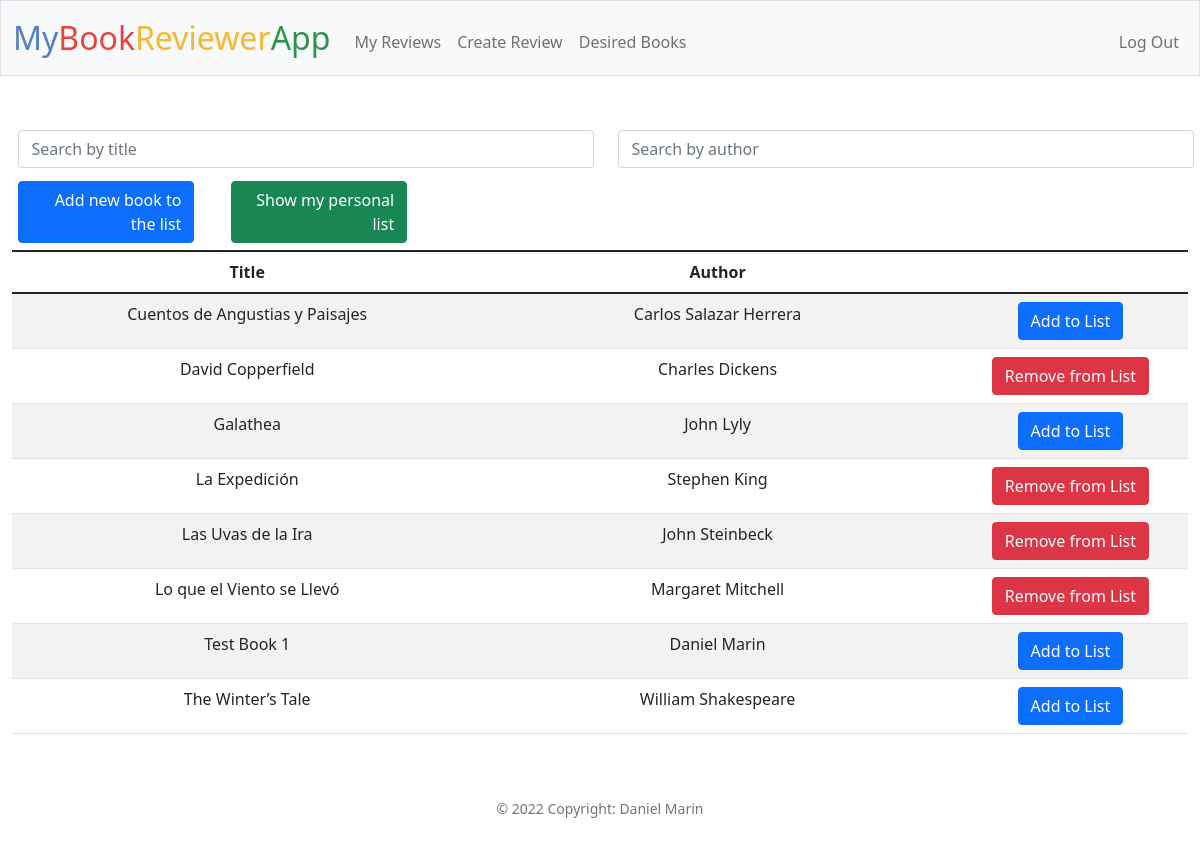
The app's page /desired-books (signed in) with its own data.
### tables this page shows
CREATE TABLE desired_books(
    id INTEGER,
    title TEXT NOT NULL,
    author TEXT NOT NULL,
    PRIMARY KEY(id)
);

### app.py (the view)
@app.route("/desired-books")
@login_required
def desired_books_index():
    books = db.execute("SELECT * FROM desired_books ORDER BY title COLLATE NOCASE ASC;")
    desired_books_users = db.execute("SELECT * FROM desired_books_users WHERE user_id = ?", session["user_id"] )
    return render_template("desired-books.html", books=books, desired_books_users=desired_books_users, personal_list=False)

### app.py (called while the page is built)
@app.after_request
def after_request(response):
    response.headers["Cache-Control"] = "no-cache, no-store, must-revalidate"
    response.headers["Expires"] = 0
    response.headers["Pragma"] = "no-cache"
    return response

### helpers.py (called while the page is built)
def login_required(f):
    @wraps(f)
    def decorated_function(*args, **kwargs):
        if session.get("user_id") is None:
            return redirect("/login")
        return f(*args, **kwargs)
    return decorated_function

### templates/desired-books.html (shortened to what this page needs)
{% extends "layout.html" %}
{% block main %}
    <div class="row">
        <div class="form-group col-6">
            <input autocomplete="off" autofocus class="form-control" id="searchTitle" name="searchTitle" onkeyup="searchTitle()" placeholder="Search by title" type="text">
        </div>
        <div class="form-group col-6">
            <input autocomplete="off" autofocus class="form-control" id="searchAuthor" name="searchAuthor" onkeyup="searchAuthor()" placeholder="Search by author" type="text">
        </div>
    </div>
    <div class="row">
        <div class="form-group col-2" style="margin: 0.4rem">
            <a href="/create-desired-book" class="btn btn-primary" style="text-align: right;">Add new book to the list</a>
        </div>
        <div class="form-group col-2" style="margin: 0.4rem">
            {% if personal_list == False %}
                <a href="/only-my-list" class="btn btn-success" style="text-align: right;">Show my personal list</a>
            {% else %}
                <a href="/desired-books" class="btn btn-warning" style="text-align: right;">Show general list</a>
            {% endif %}
        </div>
    </div>
    <table class="table table-striped" id="books_table">
        <col style="width:40%">
	    <col style="width:40%">
        <col style="width:20%">
        <thead>
            <tr>
                <th>Title</th>
                <th>Author</th>
                <th></th>
            </tr>
        </thead>
        <tbody>
            {% for book in books %}
                <tr>
                    <td>{{ book.title }}</td>
                    <td>{{ book.author }}</td>
                    {% if personal_list == False %}
                        {% set added = [] %}
                        {% if added|length == 0 %}
                            <td><a href="/add-to-list?id={{ book.id }}"><btn class="btn btn-primary" value="Add to List">Add to List</btn></a></td>
                        {% else %}
                            <td><a href="/remove-from-list?id={{ book.id }}"><btn class="btn btn-danger" value="Remove from List">Remove from List</btn></a></td>
                        {% endif %}
                    {% else %}
                        <td><a href="/remove-from-list?id={{ book.desired_book_id }}"><btn class="btn btn-danger" value="Remove from List">Remove from List</btn></a></td>
                    {% endif %}
                </tr>
            {% endfor %}
        </tbody>
    </table>
{% endblock %}

### templates/layout.html (shortened to what this page needs)
<!DOCTYPE html>
<html lang="en">
    <head>
        <link href="https://cdn.jsdelivr.net/npm/bootstrap@5.1.3/dist/css/bootstrap.min.css" rel="stylesheet">
        <link href="/static/styles.css" rel="stylesheet">
    </head>
    <body>
        <nav class="bg-light border navbar navbar-expand-md navbar-light">
            <div class="container-fluid">
                <a class="navbar-brand" href="/"><span class="blue">My</span><span class="red">Book</span><span class="yellow">Reviewer</span><span class="green">App</span></a>
                <div class="collapse navbar-collapse" id="navbar">
                    {% if session["user_id"] %}
                        <ul class="navbar-nav me-auto mt-2">
                            <li class="nav-item"><a class="nav-link" href="/">My Reviews</a></li>
                            <li class="nav-item"><a class="nav-link" href="/create-review">Create Review</a></li>
                            <li class="nav-item"><a class="nav-link" href="/desired-books">Desired Books</a></li>
                        </ul>
                        <ul class="navbar-nav ms-auto mt-2">
                            <li class="nav-item"><a class="nav-link" href="/logout">Log Out</a></li>
                        </ul>
                    {% else %}
                        <ul class="navbar-nav ms-auto mt-2">
                            <li class="nav-item"><a class="nav-link" href="/register">Register</a></li>
                            <li class="nav-item"><a class="nav-link" href="/login">Log In</a></li>
                        </ul>
                    {% endif %}
                </div>
            </div>
        </nav>
        <main class="container-fluid py-5 text-center">
            {% block main %}{% endblock %}
        </main>
        <footer class="mb-5 small text-center text-muted">
            © 2022 Copyright: Daniel Marin
        </footer>
    </body>
</html>

### static/styles.css (style rules this page uses)
nav .navbar-brand { font-size: xx-large; }
nav .navbar-brand .blue { color: #537fbe; }
nav .navbar-brand .red { color: #ea433b; }
nav .navbar-brand .yellow { color: #f5b82e; }
nav .navbar-brand .green { color: #2e944b; }
input,textarea { margin: 0.4rem; }

### records on screen
desired_books: title "Cuentos de Angustias y Paisajes", author "Carlos Salazar Herrera"
desired_books: title "David Copperfield", author "Charles Dickens"
desired_books: title "Galathea", author "John Lyly"
desired_books: title "La Expedición", author "Stephen King"
desired_books: title "Las Uvas de la Ira", author "John Steinbeck"
desired_books: title "Lo que el Viento se Llevó", author "Margaret Mitchell"
desired_books: title "Test Book 1", author "Daniel Marin"
desired_books: title "The Winter’s Tale", author "William Shakespeare"
